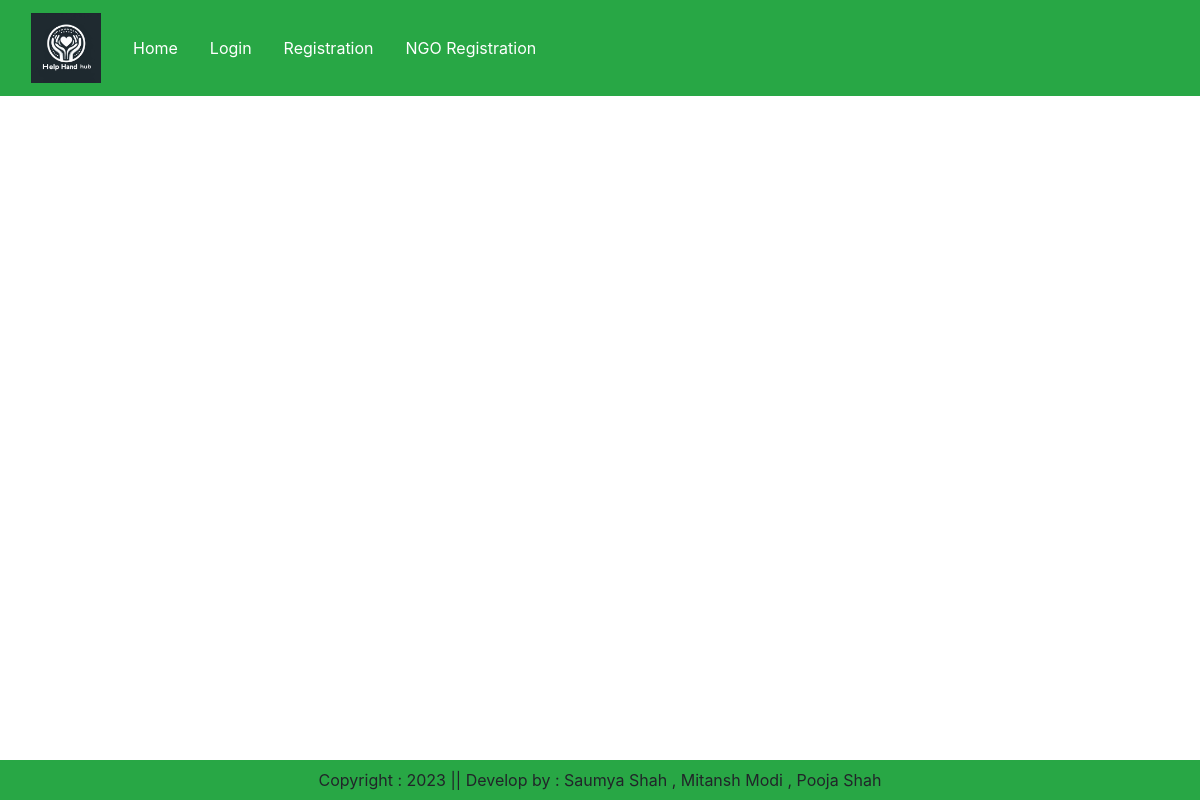
The app's page /ngo-information/, older data.
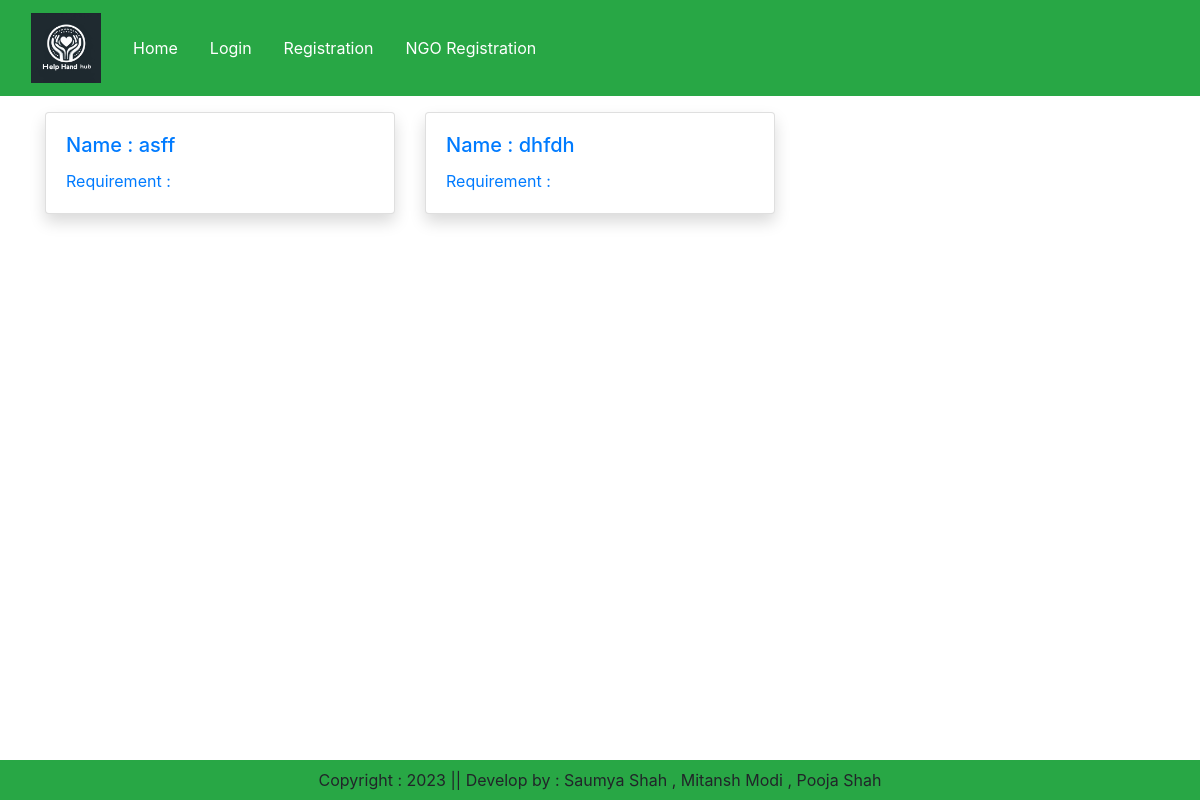
The same page, newer data.
### sneaker/models.py (models this page shows, shortened)
class NGO(models.Model):
    user = models.OneToOneField(User, on_delete=models.CASCADE , default=None, null=True, blank=True)  # Use CASCADE instead of SET_NULL
    name = models.CharField(max_length=200)
    requirement = models.CharField(max_length=100)
    locality = models.CharField(max_length=200)
    city = models.CharField(max_length=50)
    address = models.TextField()
    contact_number = models.CharField(max_length=20)

### sneaker/views.py (the view)
# urls.py: path('ngo-information/', views.ngo_information, name='ngo_information'),
def ngo_information(request):
    ngos = NGO.objects.all()
    return render(request, 'sneaker/ngo_information.html', {'ngos': ngos})

### sneaker/templates/sneaker/ngo_information.html (shortened to what this page needs)
{% extends 'sneaker/base.html' %}
{% load static %}
{% block main-content %}
<div class="container">
    <div class="row my-3">
        {% for ngo in ngos %}
            <div class="col-md-4 mb-4">
                    <div class="card h-100 shadow ngo-card">
                         <a href="{% url 'ngo_detail' ngo.id %}" class="ngo-card-link">
                        <div class="card-body">
                            <h5 class="card-title">Name : {{ ngo.name }}</h5>
                            <p class="card-text">Requirement : {{ ngo.requirment }}</p>
                        </div>
                              </a>
                    </div>
            </div>
        {% endfor %}
    </div>
</div>
{% endblock %}

Row changes from the older to the newer data that the page shows:
added NGO: name "asff"
added NGO: name "dhfdh"
